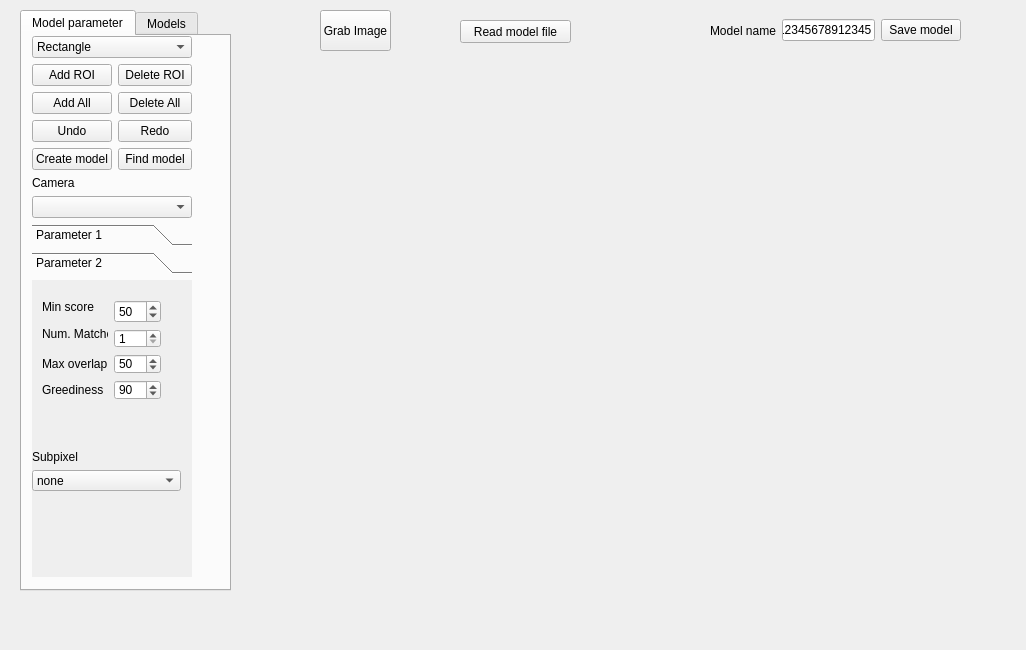
<?xml version="1.0" encoding="UTF-8"?>
<ui version="4.0">
 <class>Matching</class>
 <widget class="QWidget" name="Matching">
  <property name="geometry">
   <rect>
    <x>0</x>
    <y>0</y>
    <width>1026</width>
    <height>650</height>
   </rect>
  </property>
  <property name="windowTitle">
   <string>Form</string>
  </property>
  <widget class="QPushButton" name="pbGrabImage">
   <property name="geometry">
    <rect>
     <x>320</x>
     <y>10</y>
     <width>71</width>
     <height>41</height>
    </rect>
   </property>
   <property name="text">
    <string>Grab Image</string>
   </property>
  </widget>
  <widget class="QWidget" name="verticalLayoutWidget">
   <property name="geometry">
    <rect>
     <x>320</x>
     <y>60</y>
     <width>641</width>
     <height>491</height>
    </rect>
   </property>
   <layout class="QVBoxLayout" name="vlHwindows"/>
  </widget>
  <widget class="QTabWidget" name="tabWidget">
   <property name="geometry">
    <rect>
     <x>20</x>
     <y>10</y>
     <width>211</width>
     <height>581</height>
    </rect>
   </property>
   <property name="currentIndex">
    <number>0</number>
   </property>
   <widget class="QWidget" name="tab">
    <attribute name="title">
     <string>Model parameter</string>
    </attribute>
    <widget class="QWidget" name="layoutWidget">
     <property name="geometry">
      <rect>
       <x>10</x>
       <y>0</y>
       <width>160</width>
       <height>541</height>
      </rect>
     </property>
     <layout class="QVBoxLayout" name="verticalLayout_3">
      <item>
       <layout class="QFormLayout" name="formLayout">
        <item row="0" column="0" colspan="2">
         <widget class="QComboBox" name="cmbRoiShape">
          <item>
           <property name="text">
            <string>Rectangle</string>
           </property>
          </item>
          <item>
           <property name="text">
            <string>Rectangle 2</string>
           </property>
          </item>
          <item>
           <property name="text">
            <string>Circle</string>
           </property>
          </item>
          <item>
           <property name="text">
            <string>Ellispe</string>
           </property>
          </item>
          <item>
           <property name="text">
            <string>Polygone</string>
           </property>
          </item>
          <item>
           <property name="text">
            <string>Free hand</string>
           </property>
          </item>
         </widget>
        </item>
        <item row="1" column="0">
         <widget class="QPushButton" name="pbAddRoi">
          <property name="text">
           <string>Add ROI</string>
          </property>
         </widget>
        </item>
        <item row="1" column="1">
         <widget class="QPushButton" name="pbDeleteRoi">
          <property name="text">
           <string>Delete ROI</string>
          </property>
         </widget>
        </item>
        <item row="2" column="0">
         <widget class="QPushButton" name="pbAddAll">
          <property name="text">
           <string>Add All</string>
          </property>
         </widget>
        </item>
        <item row="2" column="1">
         <widget class="QPushButton" name="pbDeleteAll">
          <property name="text">
           <string>Delete All</string>
          </property>
         </widget>
        </item>
        <item row="3" column="0">
         <widget class="QPushButton" name="pbUndoRoi">
          <property name="text">
           <string>Undo</string>
          </property>
         </widget>
        </item>
        <item row="3" column="1">
         <widget class="QPushButton" name="pbRedoRoi">
          <property name="text">
           <string>Redo</string>
          </property>
         </widget>
        </item>
        <item row="4" column="0">
         <widget class="QPushButton" name="pbOkRoi">
          <property name="text">
           <string>Create model</string>
          </property>
         </widget>
        </item>
        <item row="4" column="1">
         <widget class="QPushButton" name="pbFindModel">
          <property name="text">
           <string>Find model</string>
          </property>
         </widget>
        </item>
       </layout>
      </item>
      <item>
       <widget class="QLabel" name="lblCameras">
        <property name="text">
         <string>Camera</string>
        </property>
       </widget>
      </item>
      <item>
       <widget class="QComboBox" name="cmbCamera"/>
      </item>
      <item>
       <layout class="QVBoxLayout" name="verticalLayout_2">
        <item>
         <widget class="QToolBox" name="toolBox">
          <property name="currentIndex">
           <number>1</number>
          </property>
          <widget class="QWidget" name="page">
           <property name="geometry">
            <rect>
             <x>0</x>
             <y>0</y>
             <width>156</width>
             <height>294</height>
            </rect>
           </property>
           <attribute name="label">
            <string>Parameter 1</string>
           </attribute>
           <widget class="QGroupBox" name="groupBox">
            <property name="geometry">
             <rect>
              <x>10</x>
              <y>0</y>
              <width>141</width>
              <height>101</height>
             </rect>
            </property>
            <property name="title">
             <string>Contrast</string>
            </property>
            <widget class="QWidget" name="layoutWidget">
             <property name="geometry">
              <rect>
               <x>10</x>
               <y>20</y>
               <width>128</width>
               <height>74</height>
              </rect>
             </property>
             <layout class="QFormLayout" name="formLayout_2">
              <item row="0" column="0">
               <widget class="QLabel" name="label">
                <property name="text">
                 <string>Lower threshold</string>
                </property>
               </widget>
              </item>
              <item row="0" column="1">
               <widget class="QSpinBox" name="spinLowerThreshold">
                <property name="minimum">
                 <number>1</number>
                </property>
                <property name="maximum">
                 <number>255</number>
                </property>
                <property name="value">
                 <number>10</number>
                </property>
               </widget>
              </item>
              <item row="1" column="0">
               <widget class="QLabel" name="label_2">
                <property name="text">
                 <string>Upper threshold</string>
                </property>
               </widget>
              </item>
              <item row="1" column="1">
               <widget class="QSpinBox" name="spinUpperThreshold">
                <property name="minimum">
                 <number>2</number>
                </property>
                <property name="maximum">
                 <number>255</number>
                </property>
                <property name="value">
                 <number>20</number>
                </property>
               </widget>
              </item>
              <item row="2" column="0">
               <widget class="QLabel" name="label_3">
                <property name="text">
                 <string>Min size</string>
                </property>
               </widget>
              </item>
              <item row="2" column="1">
               <widget class="QSpinBox" name="spinBoxMinSize">
                <property name="minimum">
                 <number>1</number>
                </property>
                <property name="maximum">
                 <number>255</number>
                </property>
                <property name="value">
                 <number>30</number>
                </property>
               </widget>
              </item>
             </layout>
            </widget>
           </widget>
           <widget class="QGroupBox" name="groupBox_2">
            <property name="geometry">
             <rect>
              <x>10</x>
              <y>100</y>
              <width>141</width>
              <height>111</height>
             </rect>
            </property>
            <property name="title">
             <string>Angle</string>
            </property>
            <widget class="QWidget" name="layoutWidget">
             <property name="geometry">
              <rect>
               <x>7</x>
               <y>20</y>
               <width>79</width>
               <height>74</height>
              </rect>
             </property>
             <layout class="QFormLayout" name="formLayout_3">
              <item row="0" column="0">
               <widget class="QLabel" name="label_8">
                <property name="text">
                 <string>Start</string>
                </property>
               </widget>
              </item>
              <item row="0" column="1">
               <widget class="QSpinBox" name="spinStartAngle">
                <property name="minimum">
                 <number>-360</number>
                </property>
                <property name="maximum">
                 <number>360</number>
                </property>
                <property name="value">
                 <number>-180</number>
                </property>
               </widget>
              </item>
              <item row="1" column="0">
               <widget class="QLabel" name="label_9">
                <property name="text">
                 <string>End</string>
                </property>
               </widget>
              </item>
              <item row="1" column="1">
               <widget class="QSpinBox" name="spinEndAngle">
                <property name="minimum">
                 <number>-360</number>
                </property>
                <property name="maximum">
                 <number>360</number>
                </property>
                <property name="value">
                 <number>180</number>
                </property>
               </widget>
              </item>
              <item row="2" column="0">
               <widget class="QLabel" name="label_10">
                <property name="text">
                 <string>Step</string>
                </property>
               </widget>
              </item>
              <item row="2" column="1">
               <widget class="QSpinBox" name="spinStepAngle">
                <property name="minimum">
                 <number>0</number>
                </property>
                <property name="maximum">
                 <number>11</number>
                </property>
                <property name="value">
                 <number>0</number>
                </property>
               </widget>
              </item>
             </layout>
            </widget>
           </widget>
           <widget class="QGroupBox" name="groupBox_3">
            <property name="geometry">
             <rect>
              <x>10</x>
              <y>210</y>
              <width>120</width>
              <height>80</height>
             </rect>
            </property>
            <property name="title">
             <string>Scale %</string>
            </property>
            <widget class="QLabel" name="label_11">
             <property name="geometry">
              <rect>
               <x>7</x>
               <y>20</y>
               <width>71</width>
               <height>20</height>
              </rect>
             </property>
             <property name="text">
              <string>Min</string>
             </property>
            </widget>
            <widget class="QSpinBox" name="spinMinScale">
             <property name="geometry">
              <rect>
               <x>70</x>
               <y>20</y>
               <width>43</width>
               <height>20</height>
              </rect>
             </property>
             <property name="minimum">
              <number>1</number>
             </property>
             <property name="maximum">
              <number>100</number>
             </property>
             <property name="value">
              <number>90</number>
             </property>
            </widget>
            <widget class="QSpinBox" name="spinMaxScale">
             <property name="geometry">
              <rect>
               <x>70</x>
               <y>50</y>
               <width>43</width>
               <height>20</height>
              </rect>
             </property>
             <property name="minimum">
              <number>1</number>
             </property>
             <property name="maximum">
              <number>150</number>
             </property>
             <property name="value">
              <number>110</number>
             </property>
            </widget>
            <widget class="QLabel" name="label_12">
             <property name="geometry">
              <rect>
               <x>10</x>
               <y>50</y>
               <width>41</width>
               <height>20</height>
              </rect>
             </property>
             <property name="text">
              <string>Max</string>
             </property>
            </widget>
           </widget>
          </widget>
          <widget class="QWidget" name="page_2">
           <property name="geometry">
            <rect>
             <x>0</x>
             <y>0</y>
             <width>156</width>
             <height>294</height>
            </rect>
           </property>
           <attribute name="label">
            <string>Parameter 2</string>
           </attribute>
           <widget class="QWidget" name="layoutWidget">
            <property name="geometry">
             <rect>
              <x>10</x>
              <y>20</y>
              <width>119</width>
              <height>100</height>
             </rect>
            </property>
            <layout class="QGridLayout" name="gridLayout">
             <item row="0" column="0">
              <widget class="QLabel" name="label_4">
               <property name="text">
                <string>Min score</string>
               </property>
              </widget>
             </item>
             <item row="0" column="1" rowspan="2">
              <widget class="QSpinBox" name="spinMinScore">
               <property name="maximum">
                <number>100</number>
               </property>
               <property name="value">
                <number>50</number>
               </property>
              </widget>
             </item>
             <item row="1" column="0" rowspan="2">
              <widget class="QLabel" name="label_5">
               <property name="text">
                <string>Num. Matches</string>
               </property>
              </widget>
             </item>
             <item row="2" column="1">
              <widget class="QSpinBox" name="spinNumMatchs">
               <property name="minimum">
                <number>1</number>
               </property>
               <property name="maximum">
                <number>20</number>
               </property>
               <property name="value">
                <number>1</number>
               </property>
              </widget>
             </item>
             <item row="3" column="0">
              <widget class="QLabel" name="label_6">
               <property name="text">
                <string>Max overlap</string>
               </property>
              </widget>
             </item>
             <item row="3" column="1">
              <widget class="QSpinBox" name="spinMaxOverlap">
               <property name="maximum">
                <number>100</number>
               </property>
               <property name="singleStep">
                <number>1</number>
               </property>
               <property name="value">
                <number>50</number>
               </property>
              </widget>
             </item>
             <item row="4" column="0">
              <widget class="QLabel" name="label_7">
               <property name="text">
                <string>Greediness</string>
               </property>
              </widget>
             </item>
             <item row="4" column="1">
              <widget class="QSpinBox" name="spinGreediness">
               <property name="maximum">
                <number>100</number>
               </property>
               <property name="value">
                <number>90</number>
               </property>
              </widget>
             </item>
            </layout>
           </widget>
           <widget class="QWidget" name="layoutWidget">
            <property name="geometry">
             <rect>
              <x>0</x>
              <y>170</y>
              <width>149</width>
              <height>41</height>
             </rect>
            </property>
            <layout class="QVBoxLayout" name="verticalLayout">
             <item>
              <widget class="QLabel" name="label_13">
               <property name="text">
                <string>Subpixel</string>
               </property>
              </widget>
             </item>
             <item>
              <widget class="QComboBox" name="cmbSubpixel">
               <item>
                <property name="text">
                 <string>none</string>
                </property>
               </item>
               <item>
                <property name="text">
                 <string>interpolation</string>
                </property>
               </item>
               <item>
                <property name="text">
                 <string>least_squares</string>
                </property>
               </item>
               <item>
                <property name="text">
                 <string>least_squares_high</string>
                </property>
               </item>
               <item>
                <property name="text">
                 <string>least_squares_very_high</string>
                </property>
               </item>
               <item>
                <property name="text">
                 <string>max_deformation 1</string>
                </property>
               </item>
               <item>
                <property name="text">
                 <string>max_deformation 2</string>
                </property>
               </item>
              </widget>
             </item>
            </layout>
           </widget>
          </widget>
         </widget>
        </item>
       </layout>
      </item>
     </layout>
    </widget>
   </widget>
   <widget class="QWidget" name="tab_2">
    <attribute name="title">
     <string>Models</string>
    </attribute>
    <widget class="QTableView" name="tableView">
     <property name="geometry">
      <rect>
       <x>10</x>
       <y>80</y>
       <width>171</width>
       <height>461</height>
      </rect>
     </property>
    </widget>
    <widget class="QPushButton" name="pbModify">
     <property name="geometry">
      <rect>
       <x>10</x>
       <y>10</y>
       <width>75</width>
       <height>23</height>
      </rect>
     </property>
     <property name="text">
      <string>Modify</string>
     </property>
    </widget>
    <widget class="QPushButton" name="pbCopy">
     <property name="geometry">
      <rect>
       <x>110</x>
       <y>10</y>
       <width>75</width>
       <height>23</height>
      </rect>
     </property>
     <property name="text">
      <string>Copy</string>
     </property>
    </widget>
    <widget class="QPushButton" name="pbDeleteModel">
     <property name="geometry">
      <rect>
       <x>10</x>
       <y>40</y>
       <width>75</width>
       <height>23</height>
      </rect>
     </property>
     <property name="text">
      <string>Delete</string>
     </property>
    </widget>
   </widget>
  </widget>
  <widget class="QWidget" name="layoutWidget">
   <property name="geometry">
    <rect>
     <x>710</x>
     <y>10</y>
     <width>251</width>
     <height>41</height>
    </rect>
   </property>
   <layout class="QHBoxLayout" name="horizontalLayout">
    <item>
     <widget class="QLabel" name="label_14">
      <property name="text">
       <string>Model name</string>
      </property>
     </widget>
    </item>
    <item>
     <widget class="QLineEdit" name="lineEdit">
      <property name="text">
       <string>12345678912345</string>
      </property>
      <property name="maxLength">
       <number>16</number>
      </property>
     </widget>
    </item>
    <item>
     <widget class="QPushButton" name="pushButton">
      <property name="text">
       <string>Save model</string>
      </property>
     </widget>
    </item>
   </layout>
  </widget>
  <widget class="QPushButton" name="pbReadModelFile">
   <property name="geometry">
    <rect>
     <x>460</x>
     <y>20</y>
     <width>111</width>
     <height>23</height>
    </rect>
   </property>
   <property name="text">
    <string>Read model file</string>
   </property>
  </widget>
 </widget>
 <resources/>
 <connections/>
</ui>
